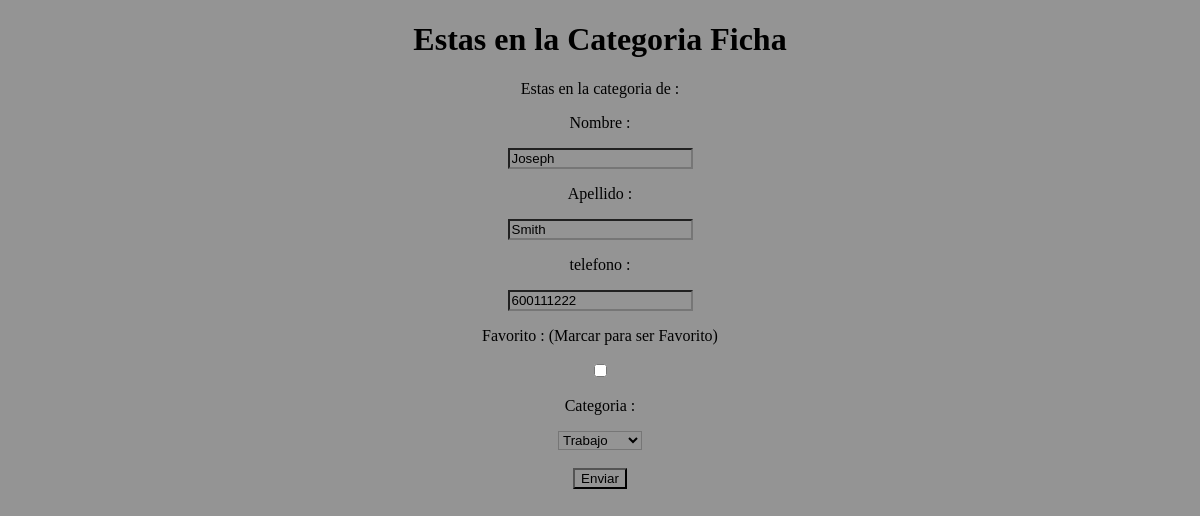
The app's page /bbddPersona/ficha.php?id=1 with its own data.
### tables this page shows
CREATE TABLE `persona` (
                           `id` int(11) NOT NULL,
                           `nombre` varchar(45) NOT NULL,
                           `apellidos` varchar(80) DEFAULT NULL,
                           `telefono` varchar(15) NOT NULL,
                           `estrella` tinyint(1) NOT NULL DEFAULT 0,
                           `categoriaId` int(11) NOT NULL
);

CREATE TABLE `categoria` (
                             `id` int(11) NOT NULL,
                             `nombre` varchar(45) NOT NULL
);

### bbddPersona/ficha.php (the view, shortened to what this page needs)
<?php
$conexion=conectarABBDD();
if (isset($_REQUEST["id"])) {
        $id=$_REQUEST["id"];
        $sql = "SELECT * FROM persona WHERE id=? ORDER BY Nombre ";
        $select = $conexion->prepare($sql);
        $select->execute([$id]);
        $resultado = $select->fetchAll();
        $nombre=$resultado[0]["nombre"];
        $apellido=$resultado[0]["apellidos"];
        $telefono=$resultado[0]["telefono"];
        $personaCategoria=$resultado[0]["categoriaId"];
        $estrella=$resultado[0]["estrella"];
    $sqlCategoriaPersona="SELECT nombre FROM categoria WHERE id=?  ORDER BY nombre ";
    $IdCategoriaPersona= $conexion->prepare($sqlCategoriaPersona);
    $IdCategoriaPersona->execute([$personaCategoria]);
    $resultadoCategoriaPersona = $IdCategoriaPersona->fetchAll();
}else{
    $id="";
    $nombre="";
    $apellido="";
    $telefono="";
}
    $sqlCategoria="SELECT id,nombre FROM categoria ORDER BY nombre ";
    $selectCategoria = $conexion->prepare($sqlCategoria);
    $selectCategoria->execute([]);
    $resultadoCategoria = $selectCategoria->fetchAll();
?>
<!DOCTYPE html>
<html lang="en">
<head>
    <link rel="stylesheet" href="css.css">
</head>
<body>
    <div class="contenedor">
        <form action="update.php" method="post">
            <h1>Estas en la Categoria Ficha</h1>
            <p>Estas en la categoria de : </p>
            <p>Nombre : </p>
            <input type="text" name="nombre" value=<?= $nombre ?>>
            <p>Apellido : </p>
            <input type="text" name="apellidos" value=<?= $apellido ?>>
            <p>telefono : </p>
            <input type="text" name="telefono" value=<?= $telefono ?>>
            <p>Favorito : (Marcar para ser Favorito) </p>
            <?php
            if ($estrella==1) {
                echo "<input type='checkbox' name='favorito' checked>";
            }else{
                echo "<input type='checkbox' name='favorito'>";
            }
            ?>
            <p>Categoria : </p>
            <select name="CategoriaId" >
                    <?php
                    if ($_REQUEST["id"]) {
                        echo "<option value=".$resultado[0]["categoriaId"]." selected>".$resultadoCategoriaPersona[0]["nombre"];
                        echo "</option>";
                    }else{
                        foreach ($resultadoCategoria as $valor) {
                           echo "<option value=".$valor["id"]." >".$valor["nombre"];
                           echo "</option>";
                        }
                    }
                ?>
            </select>
            <br>
            <br>
            <input type="submit" value="Enviar">
        </form>
    </div>
</body>
</html>

### bbddPersona/css.css (style rules this page uses)
* { top: 0; left: 0; background-color: rgb(148, 148, 148); }
.contenedor { text-align: center; }

### records on screen
persona: nombre "Joseph", apellidos "Smith", telefono "600111222"
categoria: CategoriaId "Trabajo"
